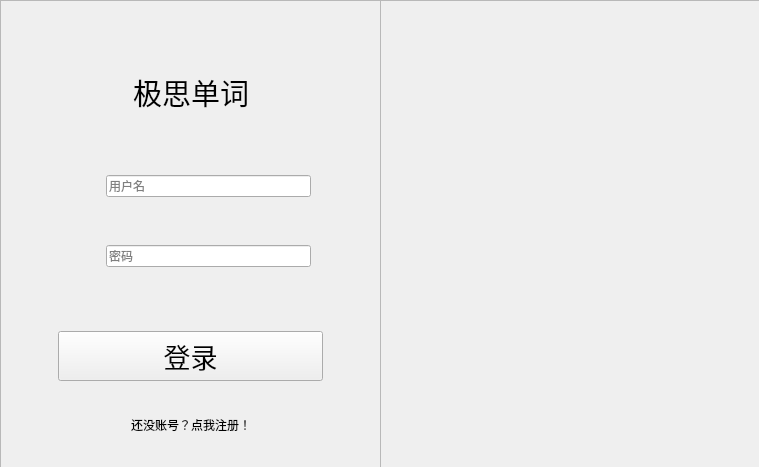
<?xml version="1.0" encoding="UTF-8"?>
<ui version="4.0">
 <class>JasonWord</class>
 <widget class="QWidget" name="JasonWord">
  <property name="geometry">
   <rect>
    <x>0</x>
    <y>0</y>
    <width>759</width>
    <height>467</height>
   </rect>
  </property>
  <property name="windowTitle">
   <string>JasonWord</string>
  </property>
  <property name="windowIcon">
   <iconset>
    <normaloff>:/pic/logo.ico</normaloff>:/pic/logo.ico</iconset>
  </property>
  <widget class="QWidget" name="centralwidget">
   <widget class="QFrame" name="frame_background">
    <property name="geometry">
     <rect>
      <x>0</x>
      <y>0</y>
      <width>761</width>
      <height>471</height>
     </rect>
    </property>
    <property name="sizePolicy">
     <sizepolicy hsizetype="Preferred" vsizetype="Preferred">
      <horstretch>0</horstretch>
      <verstretch>0</verstretch>
     </sizepolicy>
    </property>
    <property name="frameShape">
     <enum>QFrame::StyledPanel</enum>
    </property>
    <property name="frameShadow">
     <enum>QFrame::Raised</enum>
    </property>
    <widget class="QFrame" name="frame_pic">
     <property name="geometry">
      <rect>
       <x>380</x>
       <y>0</y>
       <width>381</width>
       <height>471</height>
      </rect>
     </property>
     <property name="sizePolicy">
      <sizepolicy hsizetype="Fixed" vsizetype="Fixed">
       <horstretch>0</horstretch>
       <verstretch>0</verstretch>
      </sizepolicy>
     </property>
     <property name="styleSheet">
      <string notr="true"/>
     </property>
     <property name="frameShape">
      <enum>QFrame::StyledPanel</enum>
     </property>
     <property name="frameShadow">
      <enum>QFrame::Raised</enum>
     </property>
    </widget>
    <widget class="QFrame" name="frame_login_background">
     <property name="geometry">
      <rect>
       <x>0</x>
       <y>0</y>
       <width>381</width>
       <height>471</height>
      </rect>
     </property>
     <property name="styleSheet">
      <string notr="true"/>
     </property>
     <property name="frameShape">
      <enum>QFrame::StyledPanel</enum>
     </property>
     <property name="frameShadow">
      <enum>QFrame::Raised</enum>
     </property>
     <widget class="QFrame" name="frame_user_name">
      <property name="geometry">
       <rect>
        <x>60</x>
        <y>160</y>
        <width>261</width>
        <height>51</height>
       </rect>
      </property>
      <property name="minimumSize">
       <size>
        <width>0</width>
        <height>0</height>
       </size>
      </property>
      <property name="styleSheet">
       <string notr="true">QFrame{
background:rgba(0,0,0,0);
}</string>
      </property>
      <property name="frameShape">
       <enum>QFrame::StyledPanel</enum>
      </property>
      <property name="frameShadow">
       <enum>QFrame::Raised</enum>
      </property>
      <widget class="QWidget" name="layoutWidget">
       <property name="geometry">
        <rect>
         <x>10</x>
         <y>10</y>
         <width>241</width>
         <height>32</height>
        </rect>
       </property>
       <layout class="QHBoxLayout" name="horizontalLayout">
        <item>
         <widget class="QLabel" name="label_user_name">
          <property name="sizePolicy">
           <sizepolicy hsizetype="Fixed" vsizetype="Fixed">
            <horstretch>0</horstretch>
            <verstretch>0</verstretch>
           </sizepolicy>
          </property>
          <property name="minimumSize">
           <size>
            <width>30</width>
            <height>30</height>
           </size>
          </property>
          <property name="maximumSize">
           <size>
            <width>30</width>
            <height>30</height>
           </size>
          </property>
          <property name="text">
           <string/>
          </property>
         </widget>
        </item>
        <item>
         <widget class="QLineEdit" name="user_name_line">
          <property name="focusPolicy">
           <enum>Qt::StrongFocus</enum>
          </property>
          <property name="text">
           <string/>
          </property>
          <property name="placeholderText">
           <string>用户名</string>
          </property>
         </widget>
        </item>
       </layout>
      </widget>
     </widget>
     <widget class="QFrame" name="frame_pwd">
      <property name="geometry">
       <rect>
        <x>60</x>
        <y>230</y>
        <width>261</width>
        <height>51</height>
       </rect>
      </property>
      <property name="minimumSize">
       <size>
        <width>0</width>
        <height>0</height>
       </size>
      </property>
      <property name="styleSheet">
       <string notr="true">QFrame{
background:rgba(1,0,0,0);
}</string>
      </property>
      <property name="frameShape">
       <enum>QFrame::StyledPanel</enum>
      </property>
      <property name="frameShadow">
       <enum>QFrame::Raised</enum>
      </property>
      <widget class="QWidget" name="layoutWidget">
       <property name="geometry">
        <rect>
         <x>10</x>
         <y>10</y>
         <width>241</width>
         <height>32</height>
        </rect>
       </property>
       <layout class="QHBoxLayout" name="horizontalLayout_2">
        <item>
         <widget class="QLabel" name="label_pwd">
          <property name="sizePolicy">
           <sizepolicy hsizetype="Fixed" vsizetype="Fixed">
            <horstretch>0</horstretch>
            <verstretch>0</verstretch>
           </sizepolicy>
          </property>
          <property name="minimumSize">
           <size>
            <width>30</width>
            <height>30</height>
           </size>
          </property>
          <property name="maximumSize">
           <size>
            <width>30</width>
            <height>30</height>
           </size>
          </property>
          <property name="text">
           <string/>
          </property>
         </widget>
        </item>
        <item>
         <widget class="QLineEdit" name="pwd_line">
          <property name="text">
           <string/>
          </property>
          <property name="echoMode">
           <enum>QLineEdit::Password</enum>
          </property>
          <property name="placeholderText">
           <string>密码</string>
          </property>
         </widget>
        </item>
       </layout>
      </widget>
     </widget>
     <widget class="QWidget" name="layoutWidget">
      <property name="geometry">
       <rect>
        <x>0</x>
        <y>70</y>
        <width>381</width>
        <height>44</height>
       </rect>
      </property>
      <layout class="QHBoxLayout" name="horizontalLayout_7">
       <item>
        <spacer name="horizontalSpacer">
         <property name="orientation">
          <enum>Qt::Horizontal</enum>
         </property>
         <property name="sizeHint" stdset="0">
          <size>
           <width>68</width>
           <height>20</height>
          </size>
         </property>
        </spacer>
       </item>
       <item>
        <widget class="QLabel" name="label_login">
         <property name="font">
          <font>
           <family>Arial</family>
           <pointsize>22</pointsize>
          </font>
         </property>
         <property name="acceptDrops">
          <bool>false</bool>
         </property>
         <property name="layoutDirection">
          <enum>Qt::LeftToRight</enum>
         </property>
         <property name="styleSheet">
          <string notr="true"/>
         </property>
         <property name="text">
          <string>极思单词</string>
         </property>
        </widget>
       </item>
       <item>
        <spacer name="horizontalSpacer_2">
         <property name="orientation">
          <enum>Qt::Horizontal</enum>
         </property>
         <property name="sizeHint" stdset="0">
          <size>
           <width>68</width>
           <height>20</height>
          </size>
         </property>
        </spacer>
       </item>
      </layout>
     </widget>
     <widget class="QWidget" name="layoutWidget">
      <property name="geometry">
       <rect>
        <x>0</x>
        <y>330</y>
        <width>381</width>
        <height>52</height>
       </rect>
      </property>
      <layout class="QHBoxLayout" name="horizontalLayout_3">
       <item>
        <spacer name="horizontalSpacer_7">
         <property name="orientation">
          <enum>Qt::Horizontal</enum>
         </property>
         <property name="sizeHint" stdset="0">
          <size>
           <width>58</width>
           <height>20</height>
          </size>
         </property>
        </spacer>
       </item>
       <item>
        <widget class="QPushButton" name="btn_log">
         <property name="sizePolicy">
          <sizepolicy hsizetype="Fixed" vsizetype="Fixed">
           <horstretch>0</horstretch>
           <verstretch>0</verstretch>
          </sizepolicy>
         </property>
         <property name="minimumSize">
          <size>
           <width>265</width>
           <height>50</height>
          </size>
         </property>
         <property name="font">
          <font>
           <family>Arial</family>
           <pointsize>20</pointsize>
          </font>
         </property>
         <property name="text">
          <string>登录</string>
         </property>
        </widget>
       </item>
       <item>
        <spacer name="horizontalSpacer_8">
         <property name="orientation">
          <enum>Qt::Horizontal</enum>
         </property>
         <property name="sizeHint" stdset="0">
          <size>
           <width>58</width>
           <height>20</height>
          </size>
         </property>
        </spacer>
       </item>
      </layout>
     </widget>
     <widget class="QWidget" name="layoutWidget">
      <property name="geometry">
       <rect>
        <x>0</x>
        <y>410</y>
        <width>381</width>
        <height>30</height>
       </rect>
      </property>
      <layout class="QHBoxLayout" name="horizontalLayout_4">
       <item>
        <spacer name="horizontalSpacer_10">
         <property name="orientation">
          <enum>Qt::Horizontal</enum>
         </property>
         <property name="sizeHint" stdset="0">
          <size>
           <width>108</width>
           <height>20</height>
          </size>
         </property>
        </spacer>
       </item>
       <item>
        <widget class="QPushButton" name="enroll">
         <property name="sizePolicy">
          <sizepolicy hsizetype="Fixed" vsizetype="Fixed">
           <horstretch>0</horstretch>
           <verstretch>0</verstretch>
          </sizepolicy>
         </property>
         <property name="font">
          <font>
           <family>Arial</family>
          </font>
         </property>
         <property name="layoutDirection">
          <enum>Qt::LeftToRight</enum>
         </property>
         <property name="styleSheet">
          <string notr="true"/>
         </property>
         <property name="text">
          <string>还没账号？点我注册！</string>
         </property>
         <property name="flat">
          <bool>true</bool>
         </property>
        </widget>
       </item>
       <item>
        <spacer name="horizontalSpacer_9">
         <property name="orientation">
          <enum>Qt::Horizontal</enum>
         </property>
         <property name="sizeHint" stdset="0">
          <size>
           <width>108</width>
           <height>20</height>
          </size>
         </property>
        </spacer>
       </item>
      </layout>
     </widget>
     <widget class="QLabel" name="tip">
      <property name="geometry">
       <rect>
        <x>70</x>
        <y>290</y>
        <width>241</width>
        <height>20</height>
       </rect>
      </property>
      <property name="text">
       <string/>
      </property>
      <property name="alignment">
       <set>Qt::AlignCenter</set>
      </property>
     </widget>
    </widget>
   </widget>
  </widget>
 </widget>
 <resources/>
 <connections/>
</ui>
